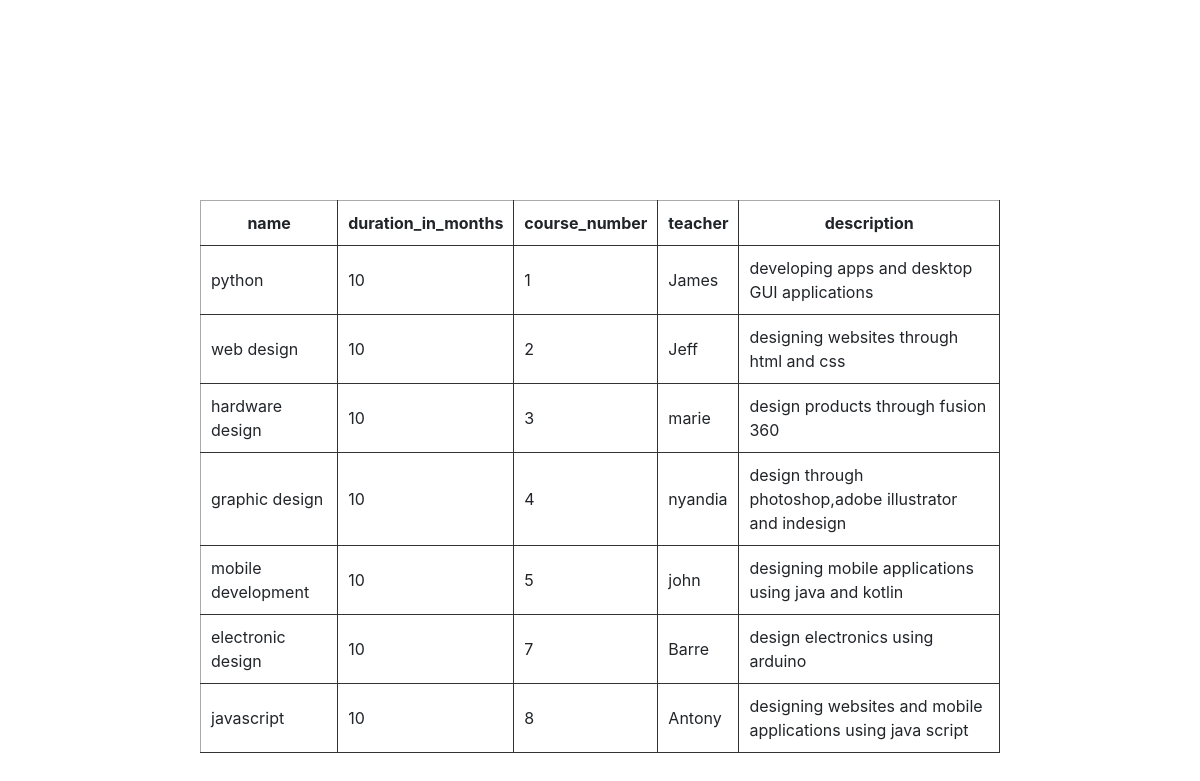
The app's page /course/list/, older data.
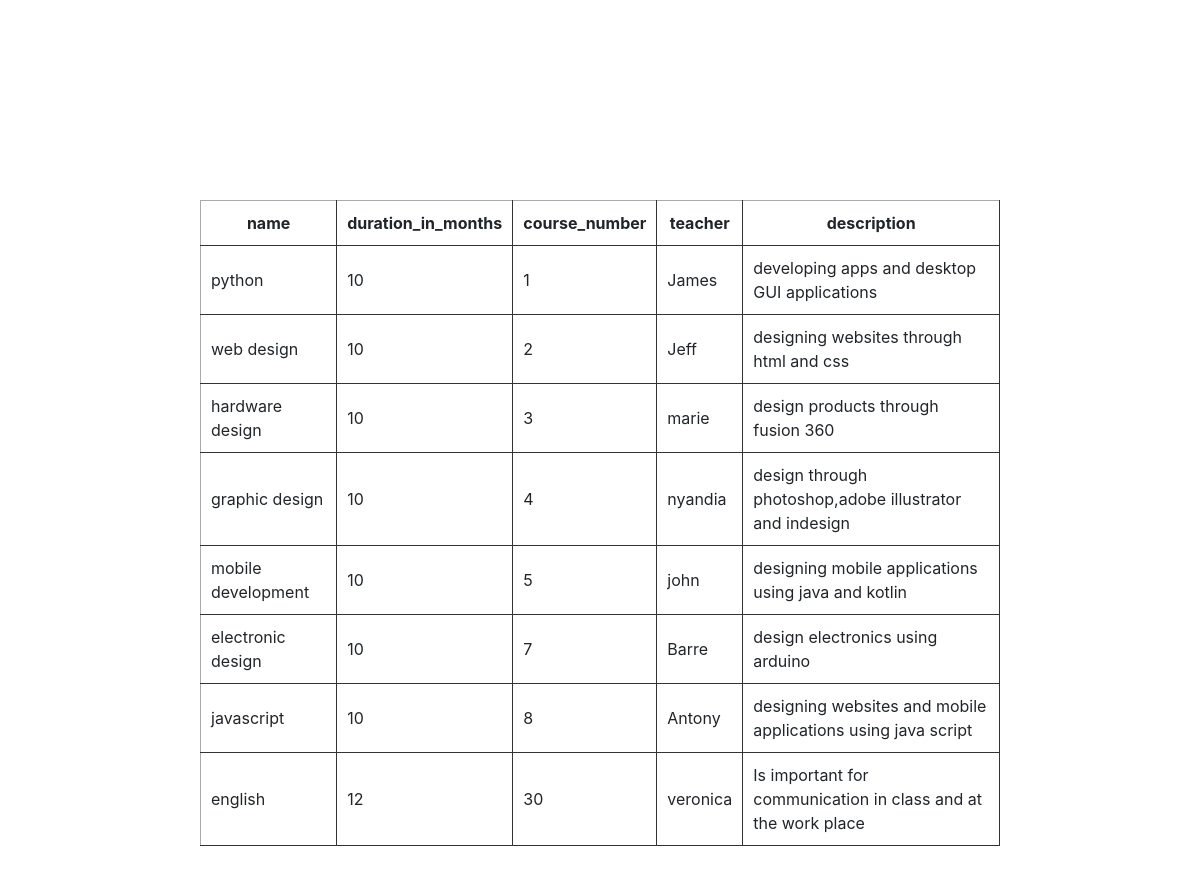
The same page, newer data.
### course/models.py (models this page shows)
class Course(models.Model):
    name=models.CharField(max_length=50)
    duration_in_months=models.SmallIntegerField()
    course_number=models.CharField(max_length=50)
    description=models.TextField()
    teacher=models.ForeignKey(Teacher,on_delete=models.PROTECT)

### teacher/models.py (models this page shows)
class Teacher(models.Model):
    first_name=models.CharField(max_length=50)
    last_name=models.CharField(max_length=50)
    id_number=models.IntegerField()
    registration_number=models.CharField(max_length=50)
    place_of_residence=models.CharField(max_length=50)
    phone_number=models.CharField(max_length=50)
    email=models.EmailField(max_length=50)
    date_joined=models.DateField()
    profession=models.CharField(max_length=50)
    def __str__(self):
        return self.first_name

### course/views.py (the view)
# urls.py: path("list/",list_courses,name="list_course"),
def list_courses(request):
	courses = Course.objects.all()
	return render(request,"list_courses.html",{"courses":courses})

### course/templates/list_courses.html (shortened to what this page needs)
<!DOCTYPE html>
<html>
<head>
  <link rel="stylesheet" href="https://stackpath.bootstrapcdn.com/bootstrap/4.1.3/css/bootstrap.min.css">
</head>
<body>
	<table>
		<tr>
			<th>name</th>
			<th>duration_in_months</th>
      <th>course_number</th>
			<th>teacher</th>
			<th>description</th>
          {% for course in courses %}
        <tr>
          <td>{{course.name}}</td>
          <td>{{course.duration_in_months}}</td>
          <td>{{course.course_number}}</td>
          <td>{{course.teacher}}</td>
          <td>{{course.description}}</td>
      </tr>
       {% endfor %}
	</table>
</body>
</html>

Row changes from the older to the newer data that the page shows:
added Course: name "english", duration_in_months "12", course_number "30", teacher "veronica", description "Is important for communication in class and at the work place"
